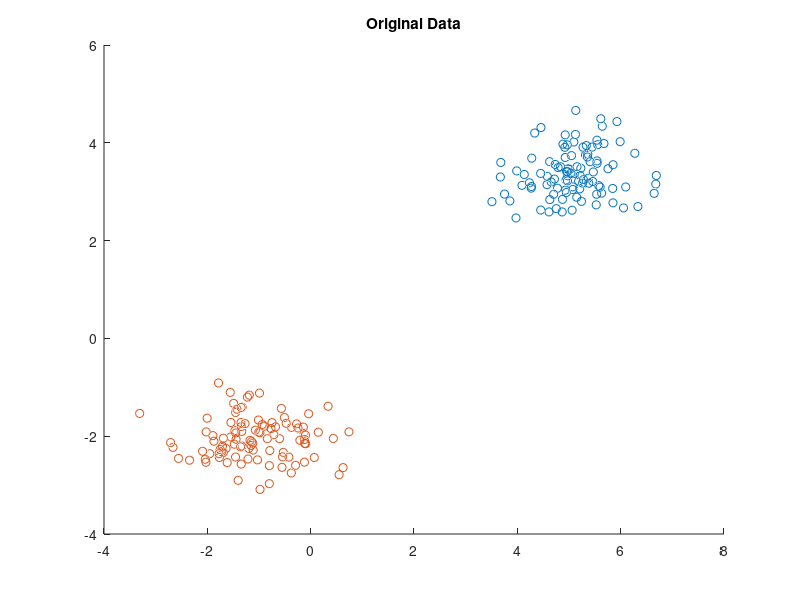

Here is the MATLAB script that generated this plot: (Note: this script raises an error after producing the figure.)
clear all;
close all;
clc

rng(0);

nbr1 = 100;
nbr2 = nbr1;

mu1 = [5, 3.4, 0.0];
mu2 = [-1, -2.1, 0.0];
sigma1 = diag([0.5, 0.2, 1.5]);
sigma2 = diag([0.6, 0.21, 1.5]);

data1 = mvnrnd(mu1, sigma1, 100);
data2 = mvnrnd(mu2, sigma2, 100);

figure(); hold on;
scatter3(data1(:, 1), data1(:, 2), data1(:, 3))
scatter3(data2(:, 1), data2(:, 2), data2(:, 3))
title('Original Data')
hold off;

data = [data1; data2];
label = [zeros(nbr1, 1); ones(nbr2,1)];

% PCA

[y,x_hat,~,~,U_hat] = func_pca(data, 2);

figure(); hold on;
scatter(y(:, 1), y(:, 2))
title('Principal Component Domain')
hold off;

figure(); 
scatter3(x_hat(:, 1), x_hat(:, 2), x_hat(:, 3))
title('Principal Component Truncated Reconstruction')
hold off;

% LDA

y1_mean = mean( y(1:50, :) );
y2_mean = mean( y(101:150, :) );
y_mean = mean( [y(1:50, :); y(101:150, :)] );

Sw = 0.01 * ( (y(1:50, :)-y1_mean)' * (y(1:50, :)-y1_mean) + (y(101:150, :)-y2_mean)' * (y(101:150, :)-y2_mean) ); 
Sb = 0.01 * ( (y(1:50, :)-y_mean)' * (y(1:50, :)-y_mean) + (y(101:150, :)-y_mean)' * (y(101:150, :)-y_mean) );

q = Sw \ Sb;
a = U_hat'*q;

a' * data(55, :)'
a' * data(155, :)'

q' * y1_mean'
q' * y2_mean'




